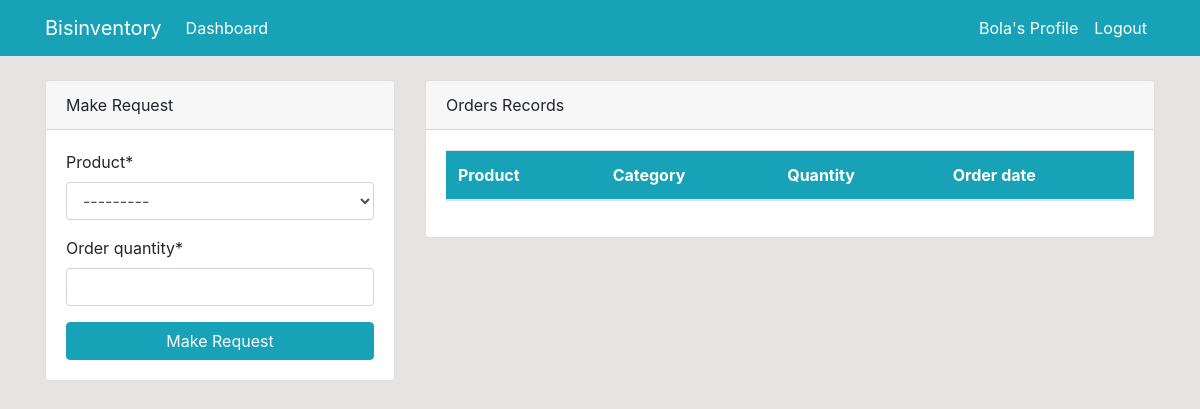
The app's page /dashboard/ (signed in), older data.
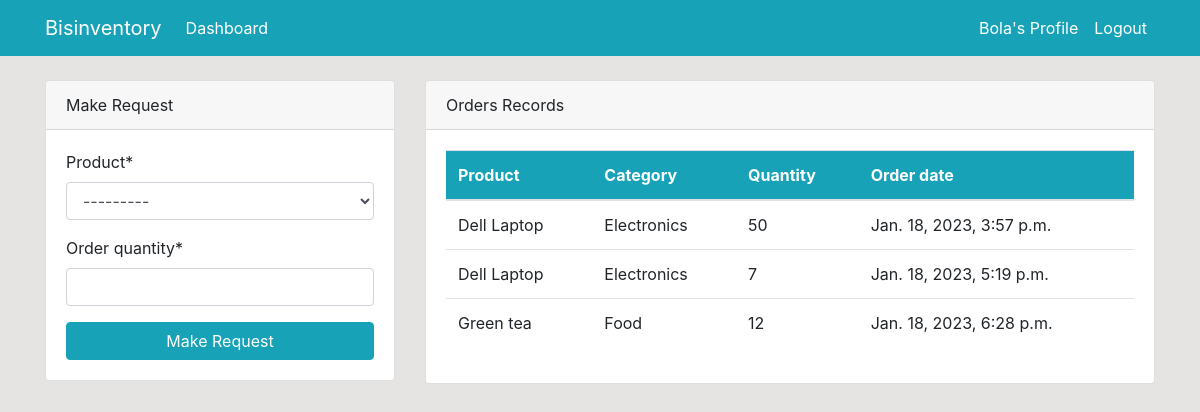
The same page, newer data.
### dashboard/models.py (models this page shows, shortened)
class Order(models.Model):
    product=models.ForeignKey(Product,on_delete=models.CASCADE,null=True)
    staff=models.ForeignKey(User, on_delete=models.CASCADE,null=True)
    order_quantity=models.PositiveBigIntegerField(null=True)
    date=models.DateTimeField(auto_now_add=True)
    class Meta:
        verbose_name_plural='Order'

class Product(models.Model):
    name=models.CharField(max_length=100,null=True)
    category=models.CharField(max_length=20,choices=CATEGORY,null=True)
    quantity=models.PositiveBigIntegerField(null=True)
    class Meta:
        verbose_name_plural='Product'
    def __str__(self):
       return f'{self.name}-{self.quantity}'

### dashboard/views.py (the view)
# urls.py: path('dashboard/', views.index,name='dashboard-index'),
@login_required
def index(request):
    orders=Order.objects.all()
    staff_count=User.objects.all().count()
    order_count=Order.objects.all().count()
    product_count=Product.objects.all().count()
    products=Product.objects.all()
    if request.method=='POST':
        form=OrderForm(request.POST)
        if form.is_valid():
            instance= form.save(commit=False)
            instance.staff=request.user
            instance.save()
            return redirect('dashboard-index')
    else:
        form=OrderForm()
    context={
        'orders':orders,
        'form':form,
         'staff_count':staff_count,
        'order_count':order_count,
        'product_count':product_count,
        'products':products
    }
    return render(request,'dasboard/index.html',context)

### dashboard/forms.py
class OrderForm(forms.ModelForm):
    class Meta:
        model=Order
        fields=['product','order_quantity']

### templates/dasboard/index.html (shortened to what this page needs)
{% extends 'partials/base.html' %}
{% block content %}
  {% if user.is_authenticated and user.is_staff and user.is_superuser %}
    {% include 'partials/topnav.html' %}
    <div class="container">
      <div class="row">
        <div class="col-md-6">
          <div class="bg-white my-5">
            <div>
              <canvas id="myChart1" height="300" width="400"></canvas>
            </div>
            <script src="https://cdn.jsdelivr.net/npm/chart.js"></script>
            <script>
              var ctx = document.getElementById('myChart1')
              new Chart(ctx, {
                type: 'pie',
                data: {
                  labels: [{% for order in orders%}
                  '{{order.product.name}}',
                  {%endfor%}] ,
                  datasets: [
                    {
                      label: 'Products',
                      data: [{% for order in orders%}
                      {{order.order_quantity}},
                      {% endfor%}],
                      backgroundColor: ['rgba(255,99,132,1)', 'rgba(54,162,235,1)', 'rgba(255,286,86,1)', 'rgba(75,192,192,1)', 'rgba(153,102,255,1)', 'rgba(255,159,64,1)'],
                      borderWidth: 1
                    }
                  ]
                },
                options: {
                  scales: {
                    y: {
                      beginAtZero: true
                    }
                  }
                }
              })
            </script>
          </div>
        </div>
        <div class="col-md-6">
          <div class="bg-white my-5">
            <div>
              <canvas id="myChart" height="300" width="400"></canvas>
            </div>
            <script src="https://cdn.jsdelivr.net/npm/chart.js"></script>
            <script>
              var ctx = document.getElementById('myChart')
              new Chart(ctx, {
                type: 'bar',
                data: {
                  labels: [{% for product in products%} '{{product.name}}',{%endfor%}],
                  datasets: [
                    {
                      label: 'Products',
                      data: [{% for product in products%} {{product.quantity}},{%endfor%}],
                      backgroundColor: ['rgba(255,99,132,1)', 'rgba(54,162,235,1)', 'rgba(255,286,86,1)', 'rgba(75,192,192,1)', 'rgba(153,102,255,1)', 'rgba(255,159,64,1)'],
                      borderWidth: 1
                    }
                  ]
                },
                options: {
                  scales: {
                    y: {
                      beginAtZero: true
                    }
                  }
                }
              })
            </script>
          </div>
        </div>
      </div>
    </div>
  {% else %}
    {% include 'dasboard/staff_index.html' %}
  {% endif %}
{% endblock %}

### templates/dasboard/staff_index.html (shortened to what this page needs)
<div class="container">
  <div>
    <div class="row mt-4">
      <div class="col-md-4">
        <div class="card">
          <div class="card-header">Make Request</div>
          <div class="card-body">
            <form method="POST">
              {% load crispy_forms_tags %}
              {{ form|crispy }}
              <input class="btn btn-info btn-block" type="submit" value="Make Request" />
            </form>
          </div>
        </div>
      </div>
      <div class="col-md-8">
        <div class="card">
          <div class="card-header">Orders Records</div>
          <div class="card-body">
            <table class="table bg-white">
              <thead class="bg-info text-white">
                <tr>
                  <th scope="col">Product</th>
                  <th scope="col">Category</th>
                  <th scope="col">Quantity</th>
                  <th scope="col">Order date</th>
                </tr>
              </thead>
              <tbody>
                {% for orders in orders %}
                  {% if orders.staff == user %}
                    <tr>
                      <td>{{ orders.product.name }}</td>
                      <td>{{ orders.product.category }}</td>
                      <td>{{ orders.order_quantity }}</td>
                      <td>{{ orders.date }}</td>
                    </tr>
                  {% endif %}
                {% endfor %}
              </tbody>
            </table>
          </div>
        </div>
      </div>
    </div>
  </div>
</div>

Row changes from the older to the newer data that the page shows:
added Order: product.name "Dell Laptop", product.category "Electronics", order_quantity "50", date "Jan. 18, 2023, 3:57 p.m."
added Order: product.name "Dell Laptop", product.category "Electronics", order_quantity "7", date "Jan. 18, 2023, 5:19 p.m."
added Order: product.name "Green tea", product.category "Food", order_quantity "12", date "Jan. 18, 2023, 6:28 p.m."
